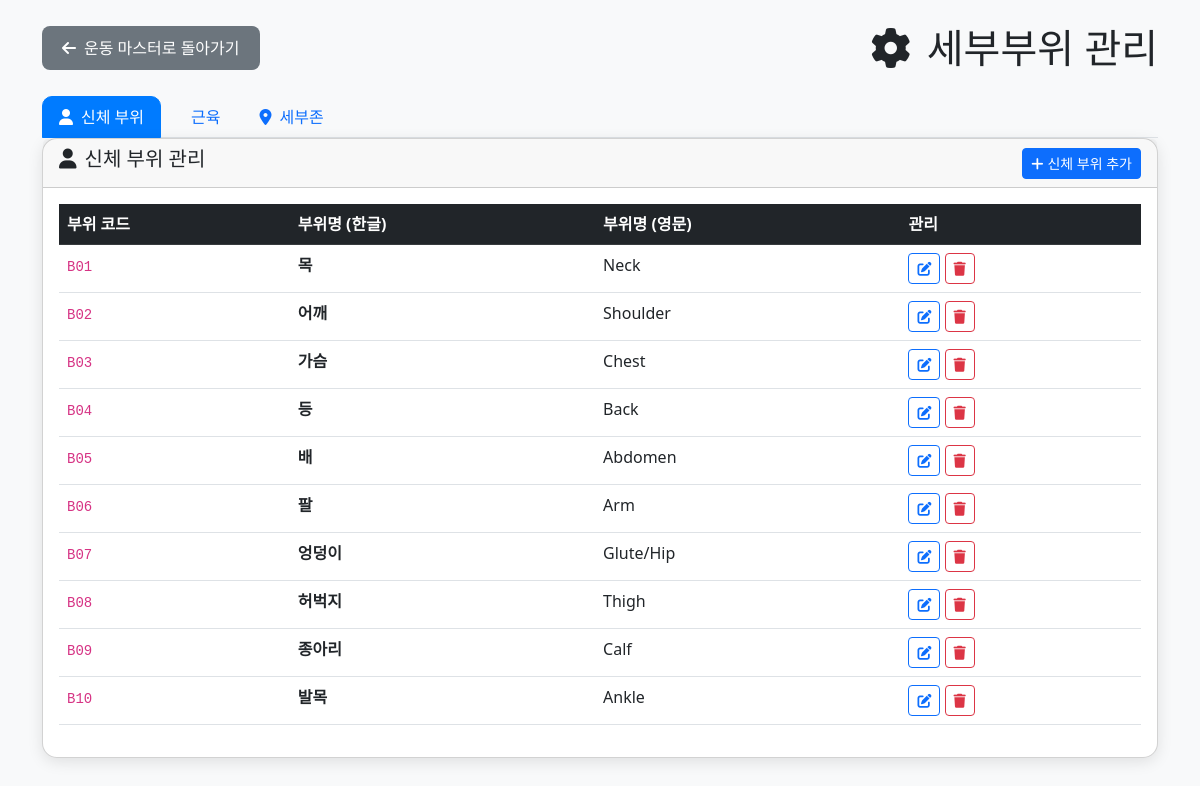
The app's page /admin/body_part_master.php (signed in) with its own data.
### tables this page shows
CREATE TABLE IF NOT EXISTS `m_body_part` (
  `part_code` varchar(4) NOT NULL COMMENT '신체부위 코드 (예: B01)',
  `cat_code` varchar(4) NOT NULL COMMENT '카테고리 코드 (상체/하체)',
  `part_name_kr` varchar(50) NOT NULL COMMENT '신체부위명 (한글)',
  `part_name_en` varchar(50) NOT NULL COMMENT '신체부위명 (영문)',
  PRIMARY KEY (`part_code`),
  KEY `fk_part_category` (`cat_code`),
  CONSTRAINT `fk_part_category` FOREIGN KEY (`cat_code`) REFERENCES `m_body_category` (`cat_code`) ON DELETE CASCADE ON UPDATE CASCADE
);

### admin/body_part_master.php (the view, shortened to what this page needs)
<?php
$pdo = getDB();
try {
    $stmt = $pdo->query("SELECT * FROM m_body_part ORDER BY part_code");
    $body_parts = $stmt->fetchAll();
} catch (Exception $e) {
    $error = "데이터를 가져오는 중 오류가 발생했습니다: " . $e->getMessage();
}
?>
<!DOCTYPE html>
<html lang="ko">
<head>
    <link href="https://cdn.jsdelivr.net/npm/bootstrap@5.3.0/dist/css/bootstrap.min.css" rel="stylesheet">
    <link rel="stylesheet" href="https://cdnjs.cloudflare.com/ajax/libs/font-awesome/6.4.0/css/all.min.css">
</head>
<body class="bg-light">
    <div class="container mt-4">
        <div class="d-flex justify-content-between align-items-center mb-4">
            <a href="exercise_master.php" class="back-btn">
                <i class="fas fa-arrow-left me-2"></i>운동 마스터로 돌아가기
            </a>
            <h1 class="mb-0">
                <i class="fas fa-cog me-3"></i>세부부위 관리
            </h1>
        </div>
        <ul class="nav nav-tabs" id="masterTabs" role="tablist">
            <li class="nav-item" role="presentation">
                <button class="nav-link active" id="body-part-tab" data-bs-toggle="tab" data-bs-target="#body-part" type="button" role="tab">
                    <i class="fas fa-user me-2"></i>신체 부위
                </button>
            </li>
            <li class="nav-item" role="presentation">
                <button class="nav-link" id="muscle-tab" data-bs-toggle="tab" data-bs-target="#muscle" type="button" role="tab">
                    <i class="fas fa-muscle me-2"></i>근육
                </button>
            </li>
            <li class="nav-item" role="presentation">
                <button class="nav-link" id="zone-tab" data-bs-toggle="tab" data-bs-target="#zone" type="button" role="tab">
                    <i class="fas fa-map-marker-alt me-2"></i>세부존
                </button>
            </li>
        </ul>
        <div class="tab-content" id="masterTabsContent">
            <div class="tab-pane fade show active" id="body-part" role="tabpanel">
                <div class="card master-card">
                    <div class="card-header d-flex justify-content-between align-items-center">
                        <h5><i class="fas fa-user me-2"></i>신체 부위 관리</h5>
                        <button type="button" class="btn btn-primary btn-sm" data-bs-toggle="modal" data-bs-target="#addBodyPartModal">
                            <i class="fas fa-plus me-1"></i>신체 부위 추가
                        </button>
                    </div>
                    <div class="card-body">
                        <div class="table-responsive">
                            <table class="table table-hover">
                                <thead class="table-dark">
                                    <tr>
                                        <th>부위 코드</th>
                                        <th>부위명 (한글)</th>
                                        <th>부위명 (영문)</th>
                                        <th>관리</th>
                                    </tr>
                                </thead>
                                <tbody>
                                    <?php foreach ($body_parts as $part): ?>
                                    <tr>
                                        <td><code><?= htmlspecialchars($part['part_code']) ?></code></td>
                                        <td><strong><?= htmlspecialchars($part['part_name_kr']) ?></strong></td>
                                        <td><?= htmlspecialchars($part['part_name_en'] ?: '-') ?></td>
                                        <td>
                                            <button class="btn btn-sm btn-outline-primary" onclick="editBodyPart('<?= $part['part_code'] ?>', '<?= htmlspecialchars($part['part_name_kr']) ?>', '<?= htmlspecialchars($part['part_name_en'] ?: '') ?>')">
                                                <i class="fas fa-edit"></i>
                                            </button>
                                            <button class="btn btn-sm btn-outline-danger" onclick="deleteBodyPart('<?= $part['part_code'] ?>', '<?= htmlspecialchars($part['part_name_kr']) ?>')">
                                                <i class="fas fa-trash"></i>
                                            </button>
                                        </td>
                                    </tr>
                                    <?php endforeach; ?>
                                </tbody>
                            </table>
                        </div>
                    </div>
                </div>
            </div>
        </div>
    </div>
</body>
</html>

### admin/body_part_master.php (style rules this page uses)
.back-btn { background: #6c757d; border: none; padding: 10px 20px; border-radius: 8px; color: white; text-decoration: none; display: inline-block; }
.master-card { border-radius: 15px; box-shadow: 0 4px 15px rgba(0,0,0,0.1); margin-bottom: 20px; }
.nav-tabs .nav-link { border-radius: 10px 10px 0 0; margin-right: 5px; }
.nav-tabs .nav-link.active { background-color: #007bff; color: white; border-color: #007bff; }

### records on screen
m_body_part: part_code "B01", part_name_kr "목", part_name_en "Neck"
m_body_part: part_code "B02", part_name_kr "어깨", part_name_en "Shoulder"
m_body_part: part_code "B03", part_name_kr "가슴", part_name_en "Chest"
m_body_part: part_code "B04", part_name_kr "등", part_name_en "Back"
m_body_part: part_code "B05", part_name_kr "배", part_name_en "Abdomen"
m_body_part: part_code "B06", part_name_kr "팔", part_name_en "Arm"
m_body_part: part_code "B07", part_name_kr "엉덩이", part_name_en "Glute/Hip"
m_body_part: part_code "B08", part_name_kr "허벅지", part_name_en "Thigh"
m_body_part: part_code "B09", part_name_kr "종아리", part_name_en "Calf"
m_body_part: part_code "B10", part_name_kr "발목", part_name_en "Ankle"
